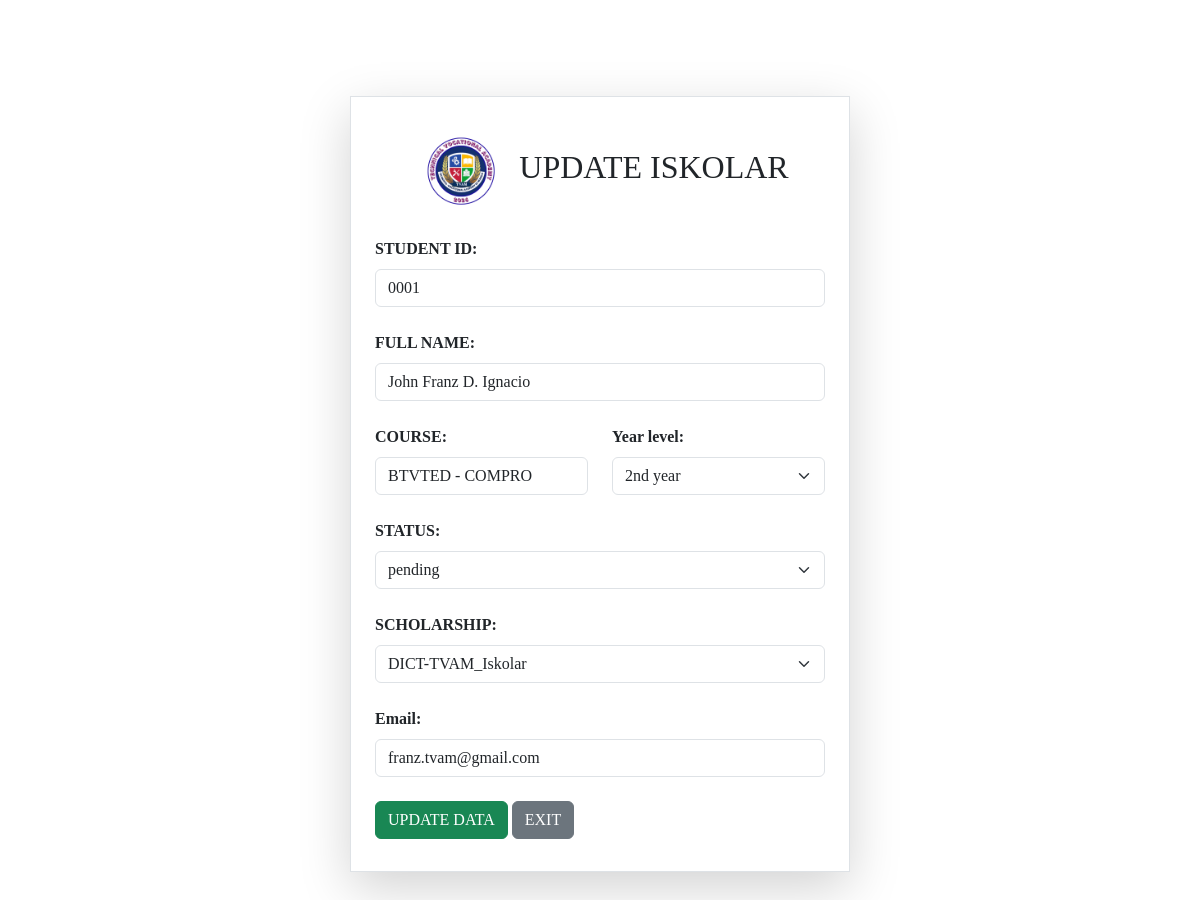
The app's page /admin/scholars/edit.php?id=1 (signed in) with its own data.
### tables this page shows
CREATE TABLE `scholars` (
  `id` int(11) NOT NULL,
  `student_id` varchar(100) NOT NULL,
  `fullname` varchar(100) NOT NULL,
  `course` varchar(100) NOT NULL,
  `year_level` varchar(50) NOT NULL,
  `scholarship_type` varchar(100) NOT NULL,
  `status` enum('active','inactive','pending') NOT NULL DEFAULT 'pending',
  `created_at` timestamp NOT NULL DEFAULT current_timestamp(),
  `email` varchar(100) NOT NULL
);

### admin/scholars/edit.php (the view, shortened to what this page needs)
<?php
require_once "../../includes/functions.php";
$id = $_GET['id'] ?? 0;
$stmt = mysqli_prepare($conn, "SELECT * FROM scholars where id = ?");
if ($stmt) {
    mysqli_stmt_bind_param($stmt, "i", $id);
    mysqli_stmt_execute($stmt);
    $result = mysqli_stmt_get_result($stmt);
    $scholar = mysqli_fetch_assoc($result);
}
?>
<!DOCTYPE html>
<html lang="en">
<head>
    <link href="https://cdn.jsdelivr.net/npm/bootstrap@5.3.3/dist/css/bootstrap.min.css" rel="stylesheet">
    <link rel="stylesheet" href="/TVAM_SCHOLARSHIP/assets/css/style.css">
    <link rel="stylesheet" href="/TVAM_SCHOLARSHIP/assets/css/admin.css">
</head>
<main class="container-fluid min-vh-100 d-flex align-items-center justify-content-center p-5 mt-5">
    <form action="edit.php?id=<?php echo $id; ?>" method="POST" class="d-flex flex-column gap-3 border w-100 p-4 shadow-lg" style="max-width: 500px;">
            <div class="d-flex flex-column flex-sm-row align-items-center justify-content-center text-align-center gap-2">
                <img src="../../assets/images/tvamlogo_web.png" alt="TVAM LOGO" class="img img-fluid"style="width: 100px;">
                <h2>UPDATE ISKOLAR</h2>
            </div>
            <div class="mb-2">
                <label for="student_id" class="form-label fw-bold">STUDENT ID: </label>
                <input type="text" name="student_id" placeholder="TVAM-XXXX" class="form-control" value="<?php echo htmlspecialchars($scholar['student_id']); ?>">
            </div>
            <div class="mb-2">
                <label for="fullname" class="form-label fw-bold">FULL NAME: </label>
                <input type="text" name="fullname" placeholder="TVAM-XXXX" class="form-control" value="<?php echo htmlspecialchars($scholar['fullname']); ?>">
            </div>
            <div class="row mb-2">
                <div class="col">
                    <label for="course" class="form-label fw-bold">COURSE: </label>
                    <input type="text" name="course" placeholder="Course" class="form-control" value="<?php echo htmlspecialchars($scholar['course']); ?>">
                </div>
                <div class="col">
                    <label for="year_level" class="form-label fw-bold">Year level: </label>
                    <select name="year_level" id="year_level" class="form-select">
                        <option value="<?php echo htmlspecialchars($scholar['year_level']);?>"> <?php echo htmlspecialchars($scholar['year_level']); ?></option>
                    </select>
                </div>
            </div>
            <div class="mb-2">
                <label for="status" class="form-label fw-bold">STATUS: </label>
                <select name="status" id="status" class="form-select">
                    <option value="<?php echo htmlspecialchars($scholar['status']);?>"> <?php echo htmlspecialchars($scholar['status']); ?></option>
                </select>
            </div>
            <div class="mb-2">
                <label for="scholarship_type" class="form-label fw-bold">SCHOLARSHIP: </label>
                <select name="scholarship_type" id="scholarship" class="form-select">
                    <option value="<?php echo htmlspecialchars($scholar['scholarship_type']);?>"> <?php echo htmlspecialchars($scholar['scholarship_type']); ?></option>
                </select>
            </div>
            <div class="mb-2">
                <label for="email" class="form-label fw-bold">Email: </label>
                <input type="text" name="email" placeholder="pedro.tvam@gmail.com" class="form-control" value="<?php echo htmlspecialchars($scholar['email']); ?>">
            </div>
            <div class="mb-2">
                <button type="submit" name="update" class="btn btn-success">UPDATE DATA</button>
                <a href="index.php" class="btn btn-secondary">EXIT</a>
            </div>
    </form>
</main>

### assets/css/style.css (style rules this page uses)
* { padding: 0; margin: 0; box-sizing: border-box; font-family:'Times New Roman', Times, serif; }

### records on screen
scholars: student_id "0001", fullname "John Franz D. Ignacio", course "BTVTED - COMPRO", year_level "2nd year", status "pending", scholarship_type "DICT-TVAM_Iskolar", email "franz.tvam@gmail.com"
